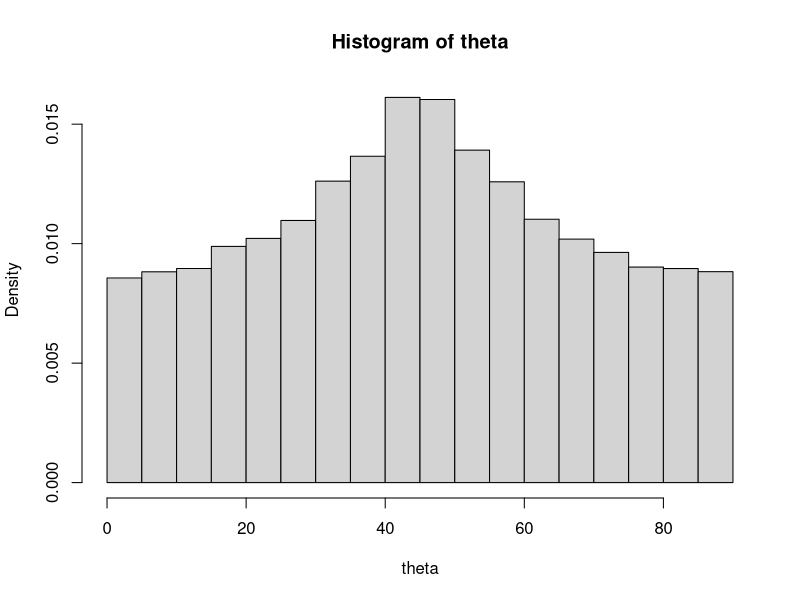

This figure's R source:
## ---- chunk 1
set.seed(324)
X <- runif(1)
Y <- runif(1)
## ---- chunk 2
X <- runif(100000)
Y <- runif(100000)
theta <- atan(Y/X)*(180/pi)

## ---- chunk 3

hist(theta, freq = FALSE)


## ---- chunk 4
thetaNums <- quantile(theta)
LQ <- thetaNums[2]
median <- thetaNums[3]
UQ <- thetaNums[4]
## ---- chunk 5
thetaSet <- (30 < theta & theta < 60)
prob <- mean(thetaSet) *100
